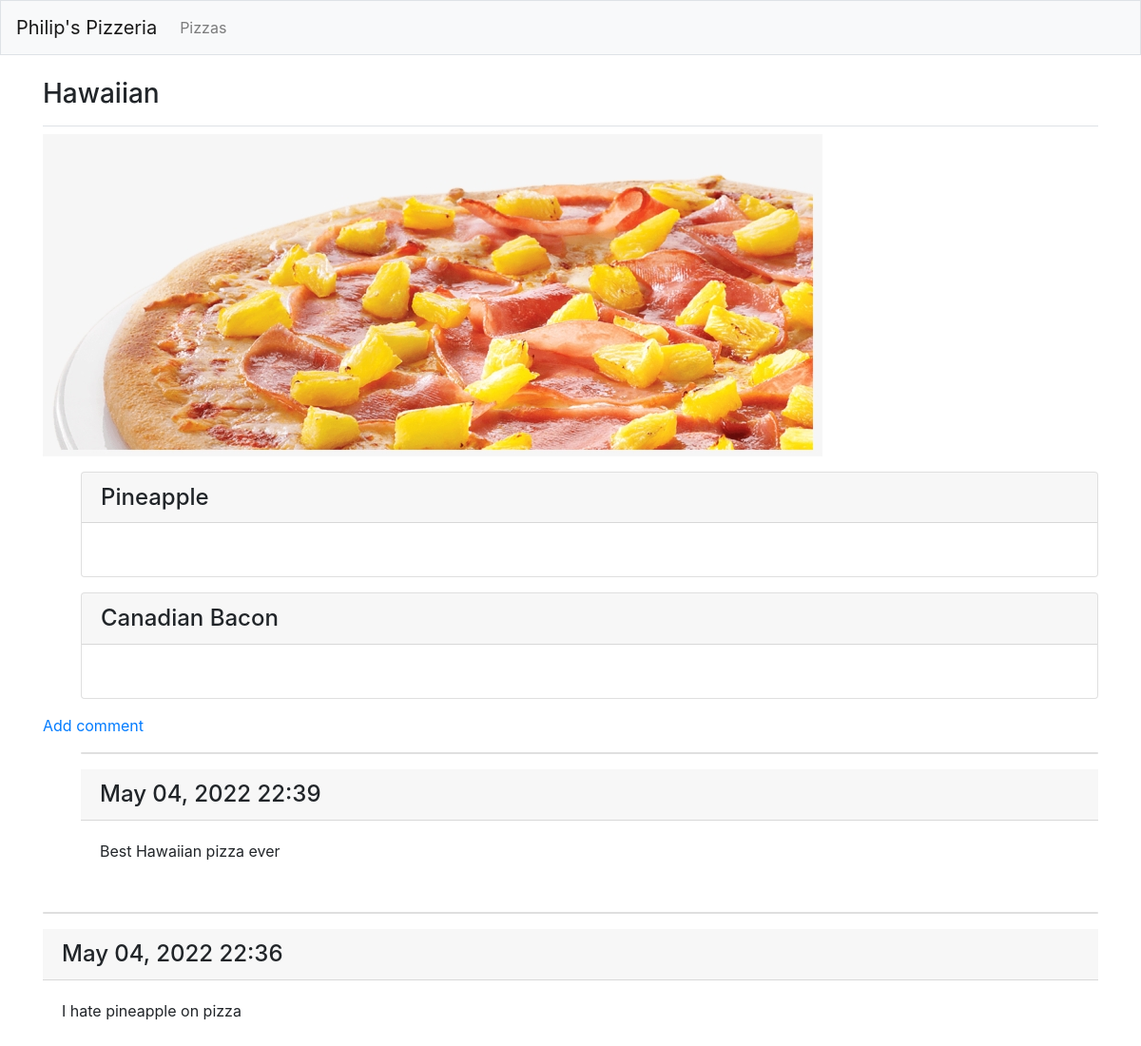
/pizzas/1/, run on the app's committed database.
### pizzas/models.py (models this page shows, shortened)
class Pizza(models.Model):
    pizza_name = models.CharField(max_length=200)
    image = models.ImageField(upload_to='img',blank=True,null=True)
    def __str__(self):
        return self.pizza_name

class Topping(models.Model):
    pizza = models.ForeignKey(Pizza, on_delete=models.CASCADE)
    topping_name = models.TextField()

class Comment(models.Model):
    pizza = models.ForeignKey(Pizza, on_delete=models.CASCADE)
    comment_text = models.TextField()
    date_added = models.DateTimeField(auto_now_add=True)

### pizzas/views.py (the view)
# urls.py: path('pizzas/<int:pizza_id>/',views.pizza,name='pizza'),
def pizza(request,pizza_id):
    pizza = Pizza.objects.get(id=pizza_id)
    toppings = pizza.topping_set.all()
    comments = pizza.comment_set.order_by('-date_added')
    image = Pizza.image
    context = {'pizza':pizza,'toppings':toppings,'comments':comments,'image':image}
    return render(request, 'pizzas/pizza.html', context)

### pizzas/templates/pizzas/pizza.html (shortened to what this page needs)
{% extends "pizzas/base.html" %}
{% block page_header %}
<h3>{{ pizza }}</h3>
{% endblock page_header %}
{% block content %}
<p>
    <img src="{{ pizza.image.url }}">
</p>
<ul>
    {% for t in toppings %}
    <div class="card mb-3">
        <h4 class="card-header">
            {{ t.topping_name }}
        </h4>
        <div class="card-body">
        </div>
    </div>
    {% empty %}
    <p> There are no toppings for this pizza yet. </p>
    {% endfor %}
</ul>
<p><a href="{% url 'pizzas:comment' pizza.id %}">Add comment</a></p>
<ul>
    {% for c in comments %}
    <div class="card mb-3"></div>
    <h4 class="card-header">
        {{ c.date_added|date:'M d, Y H:i' }}
    </h4>
    <div class="card-body">
        {{ c.comment_text|linebreaks }}
    </div>
    </div>
    {% empty %}
    <p>There are no comments for this pizza. Please feel free to add one! </p>
    {% endfor %}
{% endblock content %}

### pizzas/templates/pizzas/base.html (shortened to what this page needs)
{% load bootstrap4 %}
<!doctype html>
<html lang="en">
<head>
    {% bootstrap_css %}
</head>
<body>
    <nav class="navbar navbar-expand-md navbar-light bg-light mb-4 border">
        <a class="navbar-brand" href="{% url 'pizzas:index'%}">
            Philip's Pizzeria</a>
        <div class="collapse navbar-collapse" id="navbarCollapse">
            <ul class="navbar-nav mr-auto">
                <li class="nav-item">
                    <a class="nav-link" href="{% url 'pizzas:pizzas'%}">
                        Pizzas</a>
                </li>
            </ul>
        </div>
    </nav>
    <main role="main" class="container">
        <div class="pb-2 mb-2 border-bottom">
            {% block page_header %}{% endblock page_header %}
        </div>
        <div>
            {% block content %}{% endblock content %}
    </main>
</body>
</html>
</body>

### data on the page
Pizza: pizza_name "Hawaiian", image (picture)
Topping: topping_name "Pineapple"
Topping: topping_name "Canadian Bacon"
Comment: date_added "May 04, 2022 22:39", comment_text "Best Hawaiian pizza ever"
Comment: date_added "May 04, 2022 22:36", comment_text "I hate pineapple on pizza"
